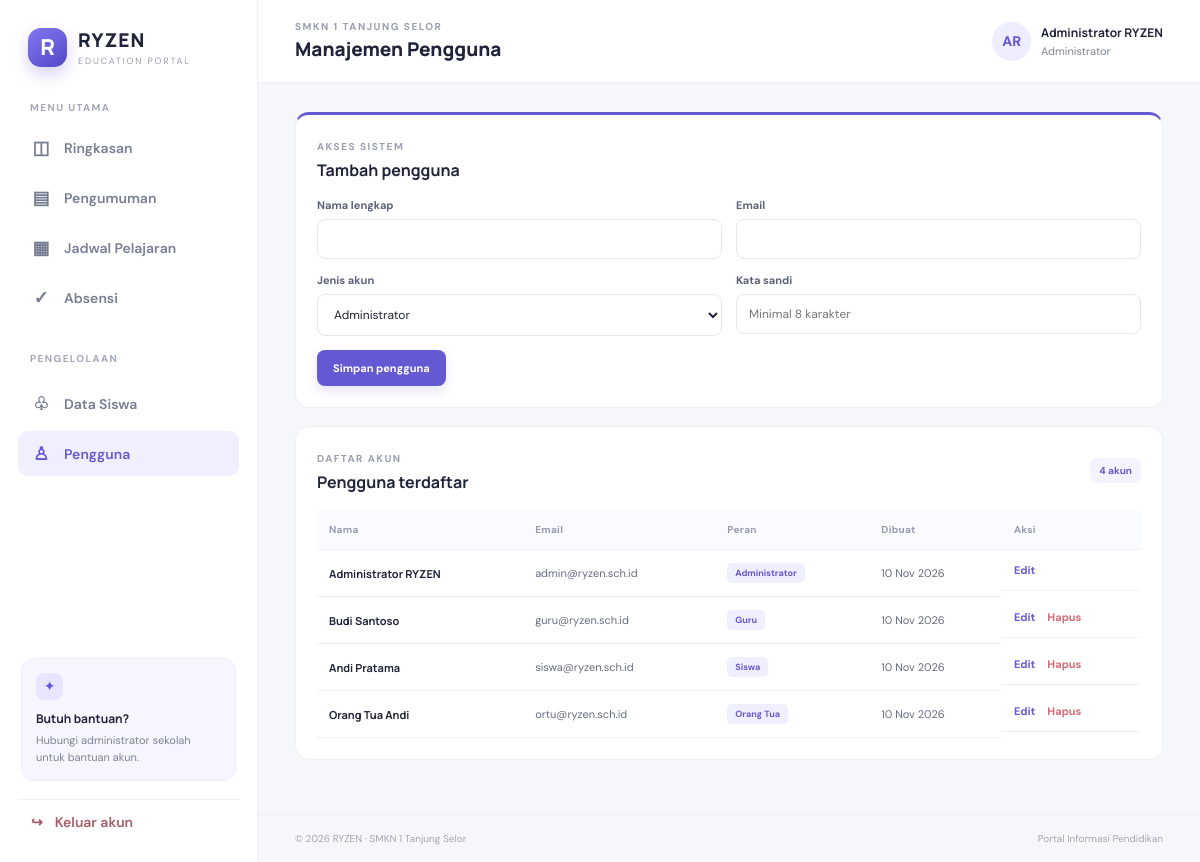
The app's page /index.php?page=users (signed in) with its own data.
### tables this page shows
CREATE TABLE `users` (
  `id` int(11) NOT NULL,
  `name` varchar(120) NOT NULL,
  `email` varchar(150) NOT NULL,
  `password` varchar(255) NOT NULL,
  `role` enum('admin','guru','siswa','orangtua') NOT NULL,
  `created_at` timestamp NOT NULL DEFAULT current_timestamp()
);

### includes/functions.php (called while the page is built, shortened)
<?php
function e(?string $value): string {
    return htmlspecialchars((string)$value, ENT_QUOTES, 'UTF-8');
}
function current_user(): ?array { return $_SESSION['user'] ?? null; }
function role_label(string $role): string {
    return ['admin'=>'Administrator','guru'=>'Guru','siswa'=>'Siswa','orangtua'=>'Orang Tua'][$role] ?? ucfirst($role);
}
function initials(string $name): string {
    $parts = preg_split('/\s+/', trim($name));
    $out = '';
    foreach (array_slice($parts, 0, 2) as $part) $out .= strtoupper(substr($part, 0, 1));
    return $out ?: 'R';
}

### index.php (the view, shortened to what this page needs)
<?php
require_once __DIR__ . '/includes/functions.php';
    ?>
    <?php
$page = $_GET['page'] ?? 'dashboard';
$pageTitles = ['dashboard'=>'Ringkasan','announcements'=>'Pengumuman Sekolah','schedule'=>'Jadwal Pelajaran','attendance'=>'Kelola Absensi','my-attendance'=>'Riwayat Kehadiran','students'=>'Data Siswa','users'=>'Manajemen Pengguna','child'=>'Informasi Anak'];
$pageTitle = $pageTitles[$page];
require __DIR__ . '/includes/header.php';
$pdo = db();
if ($page === 'dashboard') {
    $totalStudents=(int)$pdo->query('SELECT COUNT(*) FROM students')->fetchColumn();
    $totalAnnouncements=(int)$pdo->query('SELECT COUNT(*) FROM announcements')->fetchColumn();
    $today=date('Y-m-d');
    $q=$pdo->prepare('SELECT COUNT(*) FROM attendance WHERE attendance_date=? AND status="Hadir"'); $q->execute([$today]); $presentToday=(int)$q->fetchColumn();
    $latest=$pdo->query('SELECT a.*,u.name author FROM announcements a LEFT JOIN users u ON u.id=a.author_id ORDER BY a.created_at DESC LIMIT 4')->fetchAll();
    $upcoming=$pdo->query("SELECT * FROM schedules ORDER BY FIELD(day_name,'Senin','Selasa','Rabu','Kamis','Jumat','Sabtu'),start_time LIMIT 5")->fetchAll();
    ?>
    <div class="welcome-banner"><div><span class="pill-light">PORTAL PENDIDIKAN TERPADU</span><h1>Halo, <?= e(explode(' ',current_user()['name'])[0]) ?> 👋</h1><p>Selamat datang di RYZEN. Akses informasi sekolah kini lebih mudah dan teratur.</p></div><div class="banner-art"><div class="orb orb-one"></div><div class="orb orb-two"></div><div class="art-card">R<span>+</span><small>LEARN · CONNECT · GROW</small></div></div></div>
    <div class="stat-grid">
      <div class="stat-card"><div class="stat-icon violet">♧</div><div><span>Total siswa</span><b><?= $totalStudents ?></b><small>Terdaftar di sistem</small></div></div>
      <div class="stat-card"><div class="stat-icon green">✓</div><div><span>Hadir hari ini</span><b><?= $presentToday ?></b><small>Data kehadiran tercatat</small></div></div>
      <div class="stat-card"><div class="stat-icon orange">▤</div><div><span>Pengumuman</span><b><?= $totalAnnouncements ?></b><small>Informasi sekolah</small></div></div>
      <div class="stat-card"><div class="stat-icon blue">◷</div><div><span>Tanggal hari ini</span><b class="date-stat"><?= date('d') ?></b><small><?= date('F Y') ?></small></div></div>
    </div>
    <div class="section-grid"><section class="panel"><div class="panel-heading"><div><span class="eyebrow">INFORMASI TERBARU</span><h3>Pengumuman sekolah</h3></div><a class="text-link" href="<?= BASE_URL ?>/index.php?page=announcements">Lihat semua →</a></div>
    <?php if (!$latest): ?><div class="empty-state">Belum ada pengumuman.</div><?php endif; foreach($latest as $a): ?><article class="announcement-row"><div class="announcement-symbol">▤</div><div class="row-main"><div class="row-meta"><span class="tag"><?= e($a['category']) ?></span><span><?= date('d M Y',strtotime($a['created_at'])) ?></span></div><b><?= e($a['title']) ?></b><p><?= e(mb_strimwidth($a['body'],0,115,'…')) ?></p></div></article><?php endforeach; ?>
    </section><section class="panel"><div class="panel-heading"><div><span class="eyebrow">AKADEMIK</span><h3>Jadwal pelajaran</h3></div><a class="text-link" href="<?= BASE_URL ?>/index.php?page=schedule">Semua →</a></div>
    <?php foreach($upcoming as $s): ?><div class="mini-schedule"><div class="day-chip"><?= e(substr($s['day_name'],0,3)) ?><b><?= e(substr($s['start_time'],0,5)) ?></b></div><div><b><?= e($s['subject']) ?></b><small><?= e($s['class_name']) ?> · <?= e($s['teacher']) ?></small></div></div><?php endforeach; ?>
    </section></div>
    <div class="info-strip"><span class="info-strip-icon">✦</span><div><b>Informasi terpusat, komunikasi lebih mudah.</b><p>RYZEN membantu siswa, orang tua, guru, dan administrasi mengakses informasi pendidikan dalam satu portal.</p></div></div>
    <?php
} elseif ($page === 'users') {
    $edit=null;if(isset($_GET['edit'])){$st=$pdo->prepare('SELECT id,name,email,role FROM users WHERE id=?');$st->execute([(int)$_GET['edit']]);$edit=$st->fetch();}
    $items=$pdo->query('SELECT id,name,email,role,created_at FROM users ORDER BY role,name')->fetchAll();
    ?>
    <section class="panel form-panel"><div class="panel-heading"><div><span class="eyebrow">AKSES SISTEM</span><h3><?= $edit?'Edit pengguna':'Tambah pengguna' ?></h3></div></div><form method="post" class="form-grid"><input type="hidden" name="csrf" value="<?= e(csrf_token()) ?>"><input type="hidden" name="action" value="save-user"><input type="hidden" name="id" value="<?= (int)($edit['id']??0) ?>"><div class="field"><label>Nama lengkap</label><input name="name" required value="<?= e($edit['name']??'') ?>"></div><div class="field"><label>Email</label><input type="email" name="email" required value="<?= e($edit['email']??'') ?>"></div><div class="field"><label>Jenis akun</label><select name="role"><?php foreach(['admin','guru','siswa','orangtua'] as $r): ?><option value="<?= $r ?>" <?= (($edit['role']??'')===$r)?'selected':'' ?>><?= e(role_label($r)) ?></option><?php endforeach; ?></select></div><div class="field"><label>Kata sandi <?= $edit?'(kosongkan jika tidak diubah)':'' ?></label><input type="password" name="password" <?= $edit?'':'required' ?> minlength="8" placeholder="Minimal 8 karakter"></div><div class="form-actions"><button class="btn primary">Simpan pengguna</button><?php if($edit): ?><a class="btn light" href="<?= BASE_URL ?>/index.php?page=users">Batal</a><?php endif; ?></div></form></section>
    <section class="panel"><div class="panel-heading"><div><span class="eyebrow">DAFTAR AKUN</span><h3>Pengguna terdaftar</h3></div><span class="count-badge"><?= count($items) ?> akun</span></div><div class="table-wrap"><table><thead><tr><th>Nama</th><th>Email</th><th>Peran</th><th>Dibuat</th><th>Aksi</th></tr></thead><tbody><?php foreach($items as $u): ?><tr><td><b><?= e($u['name']) ?></b></td><td><?= e($u['email']) ?></td><td><span class="tag"><?= e(role_label($u['role'])) ?></span></td><td><?= date('d M Y',strtotime($u['created_at'])) ?></td><td class="actions-cell"><a class="text-link" href="<?= BASE_URL ?>/index.php?page=users&edit=<?= (int)$u['id'] ?>">Edit</a><?php if($u['id']!==current_user()['id']): ?><form method="post" onsubmit="return confirm('Hapus akun ini?')"><input type="hidden" name="csrf" value="<?= e(csrf_token()) ?>"><input type="hidden" name="action" value="delete-user"><input type="hidden" name="id" value="<?= (int)$u['id'] ?>"><button class="text-button danger-text">Hapus</button></form><?php endif; ?></td></tr><?php endforeach; ?></tbody></table></div></section>
    <?php
}
require __DIR__ . '/includes/footer.php';

### includes/header.php (shortened to what this page needs)
<?php
$user = current_user();
$pageTitle = $pageTitle ?? 'Dashboard';
?>
<!doctype html>
<html lang="id">
<head>
<link rel="stylesheet" href="<?= BASE_URL ?>/assets/style.css">
</head>
<body>
<div class="app-shell">
<aside class="sidebar" id="sidebar">
  <a class="brand" href="<?= BASE_URL ?>/index.php?page=dashboard">
    <span class="brand-mark">R</span><span><b>RYZEN</b><small>EDUCATION PORTAL</small></span>
  </a>
  <div class="side-caption">MENU UTAMA</div>
  <nav class="side-nav">
    <a class="<?= ($page ?? '')==='dashboard'?'active':'' ?>" href="<?= BASE_URL ?>/index.php?page=dashboard"><span>◫</span> Ringkasan</a>
    <a class="<?= ($page ?? '')==='announcements'?'active':'' ?>" href="<?= BASE_URL ?>/index.php?page=announcements"><span>▤</span> Pengumuman</a>
    <a class="<?= ($page ?? '')==='schedule'?'active':'' ?>" href="<?= BASE_URL ?>/index.php?page=schedule"><span>▦</span> Jadwal Pelajaran</a>
    <?php if (in_array($user['role'], ['admin','guru'], true)): ?>
      <a class="<?= ($page ?? '')==='attendance'?'active':'' ?>" href="<?= BASE_URL ?>/index.php?page=attendance"><span>✓</span> Absensi</a>
    <?php else: ?>
      <a class="<?= ($page ?? '')==='my-attendance'?'active':'' ?>" href="<?= BASE_URL ?>/index.php?page=my-attendance"><span>✓</span> Kehadiran</a>
    <?php endif; ?>
    <?php if ($user['role']==='admin'): ?>
      <div class="side-caption side-caption-gap">PENGELOLAAN</div>
      <a class="<?= ($page ?? '')==='students'?'active':'' ?>" href="<?= BASE_URL ?>/index.php?page=students"><span>♧</span> Data Siswa</a>
      <a class="<?= ($page ?? '')==='users'?'active':'' ?>" href="<?= BASE_URL ?>/index.php?page=users"><span>♙</span> Pengguna</a>
    <?php endif; ?>
  </nav>
  <div class="sidebar-bottom">
    <div class="help-card"><div class="help-icon">✦</div><b>Butuh bantuan?</b><p>Hubungi administrator sekolah untuk bantuan akun.</p></div>
    <a class="logout-link" href="<?= BASE_URL ?>/index.php?logout=1">↪ <span>Keluar akun</span></a>
  </div>
</aside>
<main class="main-area">
<header class="topbar">
  <div><div class="eyebrow">SMKN 1 TANJUNG SELOR</div><div class="top-title"><?= e($pageTitle) ?></div></div>
  <div class="top-user"><div class="avatar"><?= e(initials($user['name'])) ?></div><div class="top-user-text"><b><?= e($user['name']) ?></b><small><?= e(role_label($user['role'])) ?></small></div></div>
</header>
<section class="content-wrap">

### includes/footer.php (shortened to what this page needs)
</section>
<footer class="footer"><span>© <?= date('Y') ?> RYZEN · SMKN 1 Tanjung Selor</span><span>Portal Informasi Pendidikan</span></footer>
</main>
</div>
</body></html>

### records on screen
users: name "Administrator RYZEN", email "admin@ryzen.sch.id", role "Administrator", created_at "10 Nov 2026"
users: name "Budi Santoso", email "guru@ryzen.sch.id", role "Guru", created_at "10 Nov 2026"
users: name "Andi Pratama", email "siswa@ryzen.sch.id", role "Siswa", created_at "10 Nov 2026"
users: name "Orang Tua Andi", email "ortu@ryzen.sch.id", role "Orang Tua", created_at "10 Nov 2026"

### other values on screen
$pageTitle "Manajemen Pengguna"
initials($user['name']) "AR"
$user['name'] "Administrator RYZEN"
role_label($user['role']) "Administrator"
count($items) "4"
form field role "Administrator"
